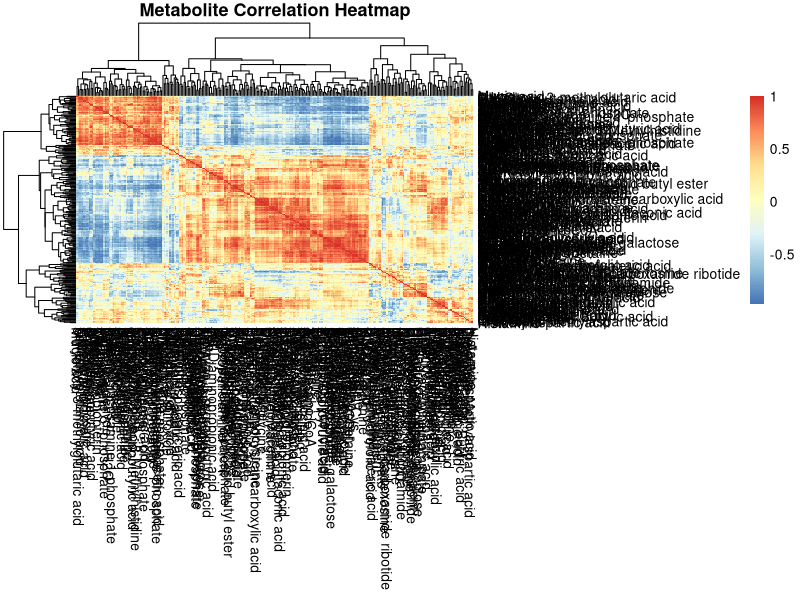
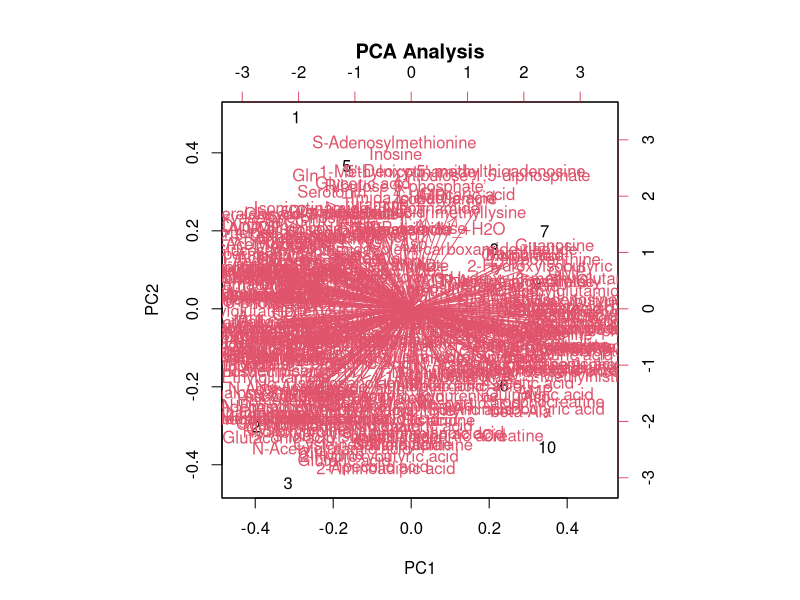
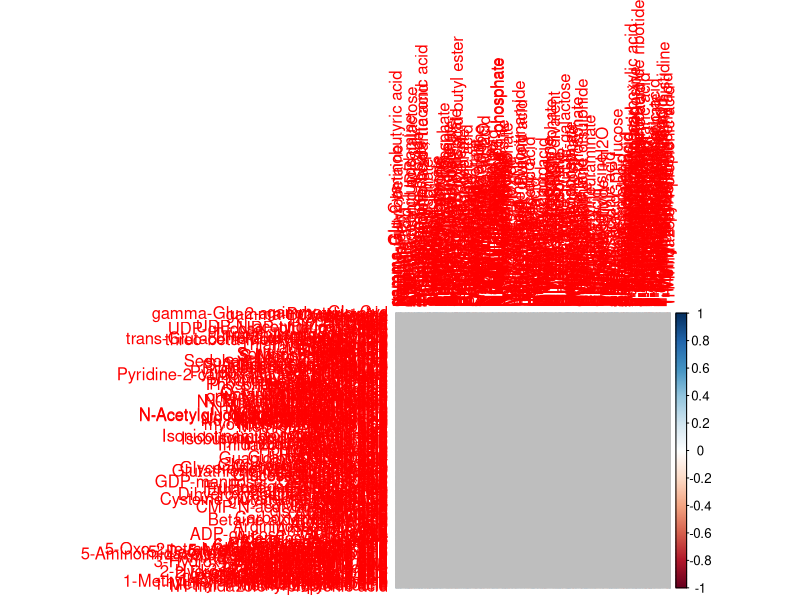

Reproduce these figures in R, in order.
# Load required libraries
library(readr)
library(dplyr)
library(ggplot2)
library(pheatmap)
library(corrplot)

# Read data (CSV with semicolon separator)
data <- read_csv2("fasting.csv")

# Basic exploration
cat("Data dimensions:", dim(data), "\n")
print(summary(data))

# Save basic info
write.csv(summary(data), "summary_stats.csv")

# PCA analysis
numeric_data <- data %>% select_if(is.numeric)

# Check if we have enough numeric data
if (ncol(numeric_data) > 1 && nrow(numeric_data) > 1) {
  pca_result <- prcomp(numeric_data, scale. = TRUE)
  
  # PCA plot
  png("pca_plot.png", width = 800, height = 600)
  biplot(pca_result, main = "PCA Analysis")
  dev.off()
  
  # Correlation matrix
  cor_matrix <- cor(numeric_data, use = "complete.obs")
  png("correlation_matrix.png", width = 800, height = 600)
  corrplot(cor_matrix, method = "circle")
  dev.off()
  
  # Heatmap (use correlation matrix for visualization)
  png("heatmap.png", width = 800, height = 600)
  pheatmap(cor_matrix, main = "Metabolite Correlation Heatmap")
  dev.off()
} else {
  cat("Warning: Not enough numeric data for analysis\n")
  # Create empty plots as placeholders
  png("pca_plot.png", width = 800, height = 600)
  plot(1, type="n", main="PCA Analysis - Not enough data")
  dev.off()
  
  png("correlation_matrix.png", width = 800, height = 600)
  plot(1, type="n", main="Correlation Matrix - Not enough data")
  dev.off()
  
  png("heatmap.png", width = 800, height = 600)
  plot(1, type="n", main="Heatmap - Not enough data")
  dev.off()
}

# Create detailed report
cat("# Metabolomics Analysis Report\n\n", file = "analysis_report.md")
cat("**Analysis Date:**", Sys.Date(), "\n", file = "analysis_report.md", append = TRUE)
cat("**Data Source:** fasting.csv\n\n", file = "analysis_report.md", append = TRUE)

cat("## Data Overview\n", file = "analysis_report.md", append = TRUE)
cat("- **Dimensions:**", dim(data)[1], "rows x", dim(data)[2], "columns\n", file = "analysis_report.md", append = TRUE)
cat("- **Numeric columns:**", ncol(numeric_data), "\n", file = "analysis_report.md", append = TRUE)
cat("- **Data type:** Metabolomics concentration data\n\n", file = "analysis_report.md", append = TRUE)

# Data quality assessment
if (ncol(numeric_data) > 1) {
  missing_data <- sum(is.na(numeric_data))
  total_values <- nrow(numeric_data) * ncol(numeric_data)
  missing_percent <- round(missing_data / total_values * 100, 2)
  
  cat("## Data Quality Assessment\n", file = "analysis_report.md", append = TRUE)
  cat("- **Missing values:**", missing_data, "out of", total_values, "(", missing_percent, "%)\n", file = "analysis_report.md", append = TRUE)
  cat("- **Data completeness:**", round(100 - missing_percent, 2), "%\n", file = "analysis_report.md", append = TRUE)
  
  # Statistical summary
  cat("\n## Statistical Summary\n", file = "analysis_report.md", append = TRUE)
  cat("- **Mean concentration range:**", round(min(apply(numeric_data, 2, mean, na.rm=TRUE)), 6), 
      "to", round(max(apply(numeric_data, 2, mean, na.rm=TRUE)), 6), "\n", file = "analysis_report.md", append = TRUE)
  cat("- **Standard deviation range:**", round(min(apply(numeric_data, 2, sd, na.rm=TRUE)), 6), 
      "to", round(max(apply(numeric_data, 2, sd, na.rm=TRUE)), 6), "\n", file = "analysis_report.md", append = TRUE)
}

cat("\n## Analysis Results\n", file = "analysis_report.md", append = TRUE)
if (ncol(numeric_data) > 1 && nrow(numeric_data) > 1) {
  cat("- ✅ PCA analysis completed successfully\n", file = "analysis_report.md", append = TRUE)
  cat("- ✅ Correlation matrix generated\n", file = "analysis_report.md", append = TRUE)
  cat("- ✅ Heatmap visualization created\n", file = "analysis_report.md", append = TRUE)
  
  if (exists("pca_result")) {
    # PCA insights
    variance_explained <- round(summary(pca_result)$importance[2,1:2] * 100, 2)
    cat("- **PCA PC1 variance explained:**", variance_explained[1], "%\n", file = "analysis_report.md", append = TRUE)
    cat("- **PCA PC2 variance explained:**", variance_explained[2], "%\n", file = "analysis_report.md", append = TRUE)
    cat("- **Total variance explained (PC1+PC2):**", sum(variance_explained), "%\n", file = "analysis_report.md", append = TRUE)
  }
  
  if (exists("cor_matrix")) {
    # Correlation insights
    high_corr <- sum(abs(cor_matrix) > 0.7 & cor_matrix != 1, na.rm=TRUE) / 2
    cat("- **High correlations (>0.7):**", high_corr, "metabolite pairs\n", file = "analysis_report.md", append = TRUE)
  }
} else {
  cat("- ⚠️ Insufficient data for statistical analysis\n", file = "analysis_report.md", append = TRUE)
  cat("- ⚠️ Placeholder plots generated\n", file = "analysis_report.md", append = TRUE)
}

cat("\n## Generated Files\n", file = "analysis_report.md", append = TRUE)
cat("- `pca_plot.png` - Principal Component Analysis biplot\n", file = "analysis_report.md", append = TRUE)
cat("- `correlation_matrix.png` - Metabolite correlation heatmap\n", file = "analysis_report.md", append = TRUE)
cat("- `heatmap.png` - Metabolite concentration heatmap\n", file = "analysis_report.md", append = TRUE)
cat("- `summary_stats.csv` - Statistical summary of the data\n", file = "analysis_report.md", append = TRUE)
cat("- `analysis_report.md` - This comprehensive report\n", file = "analysis_report.md", append = TRUE)

cat("\n## Interpretation Notes\n", file = "analysis_report.md", append = TRUE)
cat("This analysis provides insights into metabolite concentration patterns in fasting samples. ", file = "analysis_report.md", append = TRUE)
cat("The PCA analysis reveals the main sources of variation in the metabolite profile, ", file = "analysis_report.md", append = TRUE)
cat("while correlation analysis identifies metabolites that show similar patterns. ", file = "analysis_report.md", append = TRUE)
cat("These results can inform understanding of metabolic states and potential biomarkers.\n", file = "analysis_report.md", append = TRUE)
